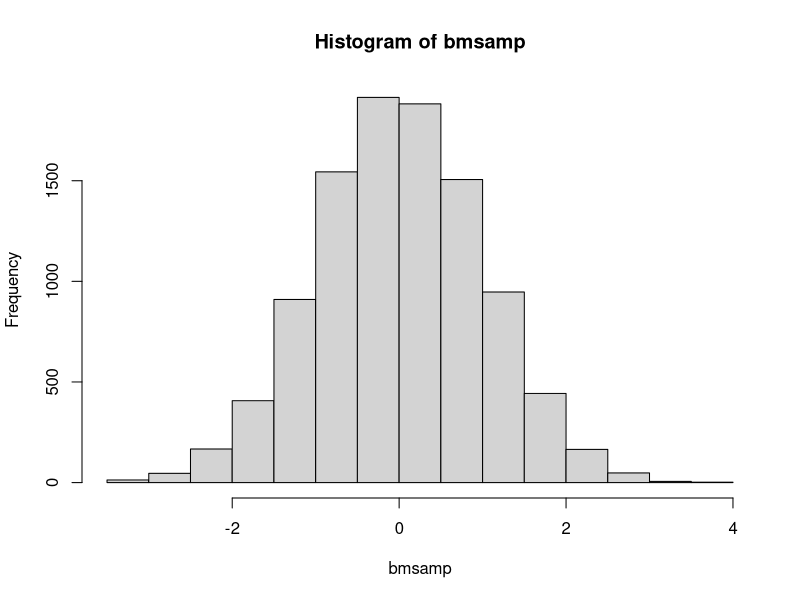
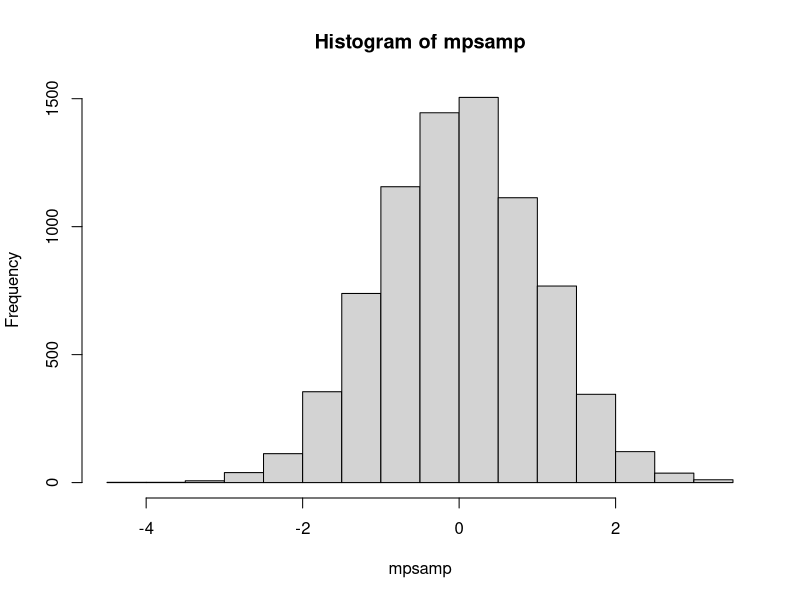
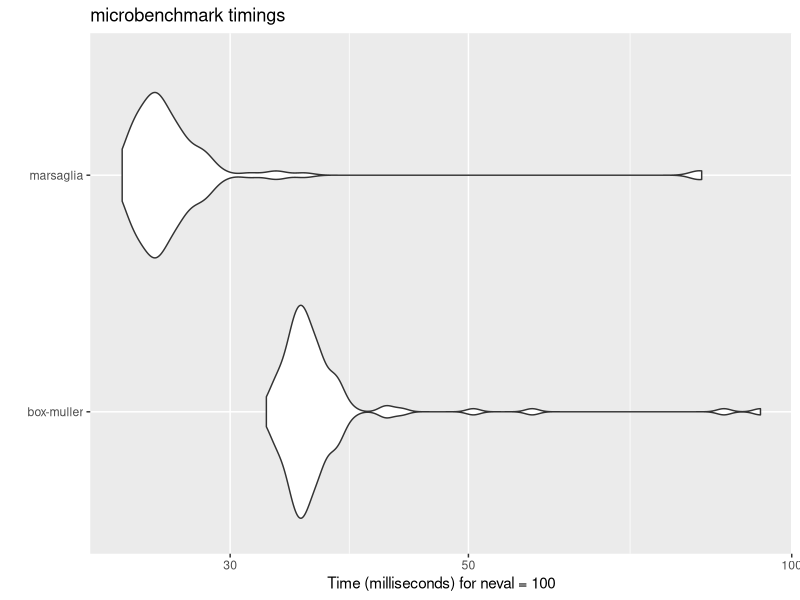
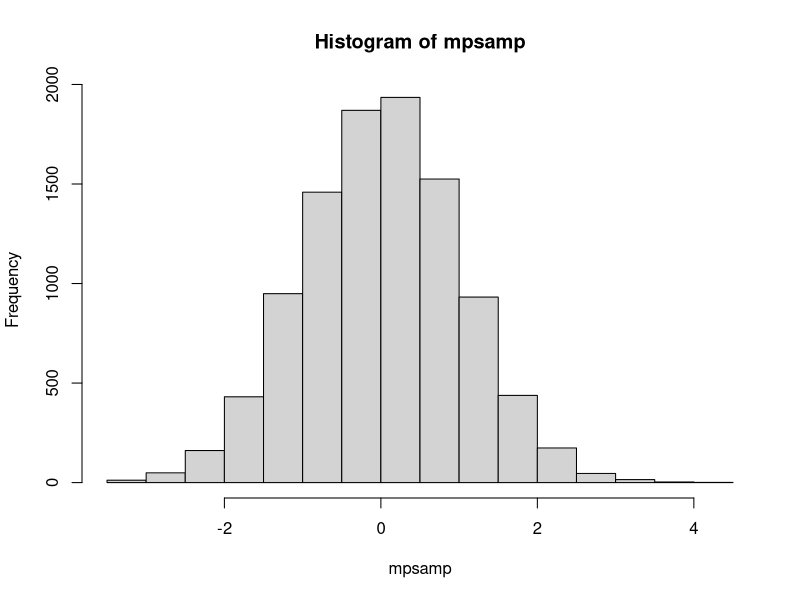
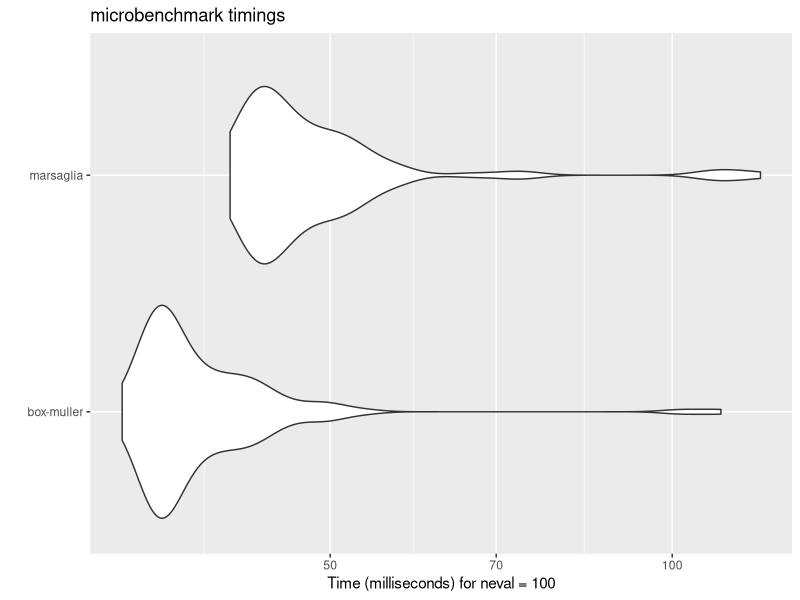
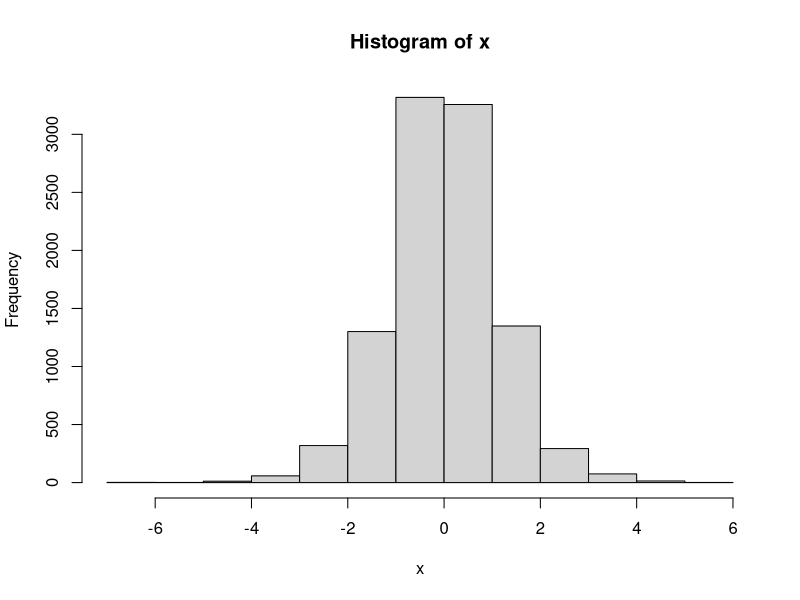

The R script that drew these images, in order:
## ---- chunk 1
knitr::opts_chunk$set(echo = TRUE)
## ---- chunk 2
samp<-runif(10000,0,1)
## ---- chunk 3
bmsamp<-NULL
for(i in seq(1,10000,2)){
  u1<-samp[i]
  u2<-samp[i+1]
  x1<-sqrt((-2)*log(u1))*cos(2*pi*u2)
  x2<-sqrt((-2)*log(u1))*sin(2*pi*u2)
  bmsamp<-append(bmsamp,c(x1,x2))
}

hist(bmsamp)
## ---- chunk 4
kstest<-ks.test(bmsamp,'pnorm')
kstest
## ---- chunk 5
samp<-runif(10000,-1,1)
## ---- chunk 6
mpsamp<-NULL
for(i in seq(1,10000,2)){
  u1<-samp[i]
  u2<-samp[i+1]
  r<-u1^2 +u2^2
  if(r>0){
    if(r<=1){
      x1<-sqrt((-2)*log(r)/r)*u1
      x2<-sqrt((-2)*log(r)/r)*u2
      mpsamp<-append(mpsamp,c(x1,x2))}
    }
}
hist(mpsamp)
## ---- chunk 7
kstest<-ks.test(mpsamp,"pnorm")
kstest
## ---- chunk 8
library(ggplot2)
library(microbenchmark)
## ---- chunk 9
mbm<-microbenchmark(
  'box-muller'= {
    samp<-runif(10000,0,1)
    bmsamp<-NULL
    for(i in seq(1,10000,2)){
      u1<-samp[i]
      u2<-samp[i+1]
      x1<-sqrt((-2)*log(u1))*cos(2*pi*u2)
      x2<-sqrt((-2)*log(u1))*sin(2*pi*u2)
      bmsamp<-append(bmsamp,c(x1,x2))}
  },
  
  'marsaglia'={
    samp<-runif(10000,-1,1)
    mpsamp<-NULL
    for(i in seq(1,10000,2)){
      u1<-samp[i]
      u2<-samp[i+1]
      r<-u1^2 +u2^2
      if(r>0){
        if(r<=1){
        x1<-sqrt((-2)*log(r)/r)*u1
        x2<-sqrt((-2)*log(r)/r)*u2
        mpsamp<-append(mpsamp,c(x1,x2))}}}
  }
)
mbm
autoplot(mbm)
## ---- chunk 10
mpsamp<-NULL
while(length(mpsamp)<10000){
  samp<-runif(2,-1,1)
  u1<-samp[1]
  u2<-samp[2]
  r<-u1^2 +u2^2
  if(r>0){
      if(r<=1){
      x1<-sqrt((-2)*log(r)/r)*u1
      x2<-sqrt((-2)*log(r)/r)*u2
      mpsamp<-append(mpsamp,c(x1,x2))}}
}
hist(mpsamp)
## ---- chunk 11
mbm<-microbenchmark(
  'box-muller'= {
    samp<-runif(10000,0,1)
    bmsamp<-NULL
    for(i in seq(1,10000,2)){
      u1<-samp[i]
      u2<-samp[i+1]
      x1<-sqrt((-2)*log(u1))*cos(2*pi*u2)
      x2<-sqrt((-2)*log(u1))*sin(2*pi*u2)
      bmsamp<-append(bmsamp,c(x1,x2))}
  },
  
  'marsaglia'={
     mpsamp<-NULL
     while(length(mpsamp)<10000){
     samp<-runif(2,-1,1)
     u1<-samp[1]
     u2<-samp[2]
     r<-u1^2 +u2^2
     if(r>0){
      if(r<=1){
      x1<-sqrt((-2)*log(r)/r)*u1
      x2<-sqrt((-2)*log(r)/r)*u2
      mpsamp<-append(mpsamp,c(x1,x2))}}
     }
  }
)
mbm
autoplot(mbm)
## ---- chunk 12
samp<-runif(10000,0,1)
## ---- chunk 13
greater<-samp>.5
s<-2*greater-1
## ---- chunk 14
u<-runif(10000,0,1)
## ---- chunk 15
x<-sqrt(pi/8)*s*log((1+u)/(1-u))
hist(x)
## ---- chunk 16
ks.test(x,'pnorm')
## ---- chunk 17
mean=mean(x)
mean(x-mean-2)
